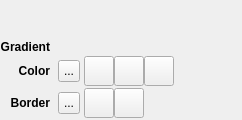
<?xml version="1.0" encoding="UTF-8"?>
<ui version="4.0">
 <class>ContextPaneWidgetRectangle</class>
 <widget class="QWidget" name="ContextPaneWidgetRectangle">
  <property name="geometry">
   <rect>
    <x>0</x>
    <y>0</y>
    <width>241</width>
    <height>120</height>
   </rect>
  </property>
  <property name="windowTitle">
   <string>Form</string>
  </property>
  <layout class="QGridLayout" name="gridLayout">
   <property name="leftMargin">
    <number>0</number>
   </property>
   <property name="topMargin">
    <number>2</number>
   </property>
   <property name="rightMargin">
    <number>2</number>
   </property>
   <property name="bottomMargin">
    <number>2</number>
   </property>
   <property name="horizontalSpacing">
    <number>4</number>
   </property>
   <property name="verticalSpacing">
    <number>2</number>
   </property>
   <item row="0" column="0">
    <widget class="QLabel" name="gradientLabel">
     <property name="font">
      <font>
       <weight>75</weight>
       <bold>true</bold>
      </font>
     </property>
     <property name="text">
      <string>Gradient</string>
     </property>
     <property name="alignment">
      <set>Qt::AlignBottom|Qt::AlignRight|Qt::AlignTrailing</set>
     </property>
    </widget>
   </item>
   <item row="0" column="1" colspan="5">
    <widget class="QmlDesigner::GradientLine" name="gradientLine" native="true">
     <property name="minimumSize">
      <size>
       <width>160</width>
       <height>50</height>
      </size>
     </property>
     <property name="maximumSize">
      <size>
       <width>240</width>
       <height>16777215</height>
      </size>
     </property>
    </widget>
   </item>
   <item row="1" column="0">
    <widget class="QLabel" name="label_2">
     <property name="font">
      <font>
       <weight>75</weight>
       <bold>true</bold>
      </font>
     </property>
     <property name="text">
      <string>Color</string>
     </property>
     <property name="alignment">
      <set>Qt::AlignRight|Qt::AlignTrailing|Qt::AlignVCenter</set>
     </property>
    </widget>
   </item>
   <item row="1" column="2">
    <widget class="QmlDesigner::ColorButton" name="colorColorButton">
     <property name="minimumSize">
      <size>
       <width>22</width>
       <height>22</height>
      </size>
     </property>
     <property name="maximumSize">
      <size>
       <width>22</width>
       <height>22</height>
      </size>
     </property>
     <property name="text">
      <string>...</string>
     </property>
     <property name="checkable">
      <bool>true</bool>
     </property>
    </widget>
   </item>
   <item row="1" column="3" colspan="2">
    <widget class="QWidget" name="widget_3" native="true">
     <layout class="QHBoxLayout" name="horizontalLayout">
      <property name="spacing">
       <number>0</number>
      </property>
      <property name="margin">
       <number>0</number>
      </property>
      <item>
       <widget class="QToolButton" name="colorSolid">
        <property name="minimumSize">
         <size>
          <width>30</width>
          <height>30</height>
         </size>
        </property>
        <property name="text">
         <string/>
        </property>
        <property name="icon">
         <iconset resource="../resources/resources.qrc">
          <normaloff>:/qmldesigner/images/icon_color_solid.png</normaloff>:/qmldesigner/images/icon_color_solid.png</iconset>
        </property>
        <property name="checkable">
         <bool>true</bool>
        </property>
        <property name="autoExclusive">
         <bool>true</bool>
        </property>
       </widget>
      </item>
      <item>
       <widget class="QToolButton" name="colorGradient">
        <property name="minimumSize">
         <size>
          <width>30</width>
          <height>30</height>
         </size>
        </property>
        <property name="text">
         <string/>
        </property>
        <property name="icon">
         <iconset resource="../resources/resources.qrc">
          <normaloff>:/qmldesigner/images/icon_color_gradient.png</normaloff>:/qmldesigner/images/icon_color_gradient.png</iconset>
        </property>
        <property name="checkable">
         <bool>true</bool>
        </property>
        <property name="autoExclusive">
         <bool>true</bool>
        </property>
       </widget>
      </item>
      <item>
       <widget class="QToolButton" name="colorNone">
        <property name="minimumSize">
         <size>
          <width>30</width>
          <height>30</height>
         </size>
        </property>
        <property name="text">
         <string/>
        </property>
        <property name="icon">
         <iconset resource="../resources/resources.qrc">
          <normaloff>:/qmldesigner/images/icon_color_none.png</normaloff>:/qmldesigner/images/icon_color_none.png</iconset>
        </property>
        <property name="checkable">
         <bool>true</bool>
        </property>
        <property name="autoExclusive">
         <bool>true</bool>
        </property>
       </widget>
      </item>
     </layout>
    </widget>
   </item>
   <item row="1" column="5">
    <spacer name="horizontalSpacer">
     <property name="orientation">
      <enum>Qt::Horizontal</enum>
     </property>
     <property name="sizeHint" stdset="0">
      <size>
       <width>9</width>
       <height>29</height>
      </size>
     </property>
    </spacer>
   </item>
   <item row="2" column="0">
    <widget class="QLabel" name="label_3">
     <property name="font">
      <font>
       <weight>75</weight>
       <bold>true</bold>
      </font>
     </property>
     <property name="text">
      <string>Border</string>
     </property>
     <property name="alignment">
      <set>Qt::AlignRight|Qt::AlignTrailing|Qt::AlignVCenter</set>
     </property>
    </widget>
   </item>
   <item row="2" column="2">
    <widget class="QmlDesigner::ColorButton" name="borderColorButton">
     <property name="minimumSize">
      <size>
       <width>22</width>
       <height>22</height>
      </size>
     </property>
     <property name="maximumSize">
      <size>
       <width>22</width>
       <height>22</height>
      </size>
     </property>
     <property name="text">
      <string>...</string>
     </property>
     <property name="checkable">
      <bool>true</bool>
     </property>
    </widget>
   </item>
   <item row="2" column="3">
    <widget class="QWidget" name="widget_2" native="true">
     <layout class="QHBoxLayout" name="horizontalLayout_2">
      <property name="spacing">
       <number>0</number>
      </property>
      <property name="margin">
       <number>0</number>
      </property>
      <item>
       <widget class="QToolButton" name="borderSolid">
        <property name="minimumSize">
         <size>
          <width>30</width>
          <height>30</height>
         </size>
        </property>
        <property name="text">
         <string/>
        </property>
        <property name="icon">
         <iconset resource="../resources/resources.qrc">
          <normaloff>:/qmldesigner/images/icon_color_solid.png</normaloff>:/qmldesigner/images/icon_color_solid.png</iconset>
        </property>
        <property name="checkable">
         <bool>true</bool>
        </property>
        <property name="autoExclusive">
         <bool>true</bool>
        </property>
       </widget>
      </item>
      <item>
       <widget class="QToolButton" name="borderNone">
        <property name="minimumSize">
         <size>
          <width>30</width>
          <height>30</height>
         </size>
        </property>
        <property name="text">
         <string/>
        </property>
        <property name="icon">
         <iconset resource="../resources/resources.qrc">
          <normaloff>:/qmldesigner/images/icon_color_none.png</normaloff>:/qmldesigner/images/icon_color_none.png</iconset>
        </property>
        <property name="checkable">
         <bool>true</bool>
        </property>
        <property name="autoExclusive">
         <bool>true</bool>
        </property>
       </widget>
      </item>
     </layout>
    </widget>
   </item>
  </layout>
 </widget>
 <customwidgets>
  <customwidget>
   <class>QmlDesigner::ColorButton</class>
   <extends>QToolButton</extends>
   <header location="global">colorwidget.h</header>
  </customwidget>
  <customwidget>
   <class>QmlDesigner::GradientLine</class>
   <extends>QWidget</extends>
   <header location="global">colorwidget.h</header>
   <container>1</container>
  </customwidget>
 </customwidgets>
 <resources>
  <include location="../resources/resources.qrc"/>
 </resources>
 <connections/>
</ui>
